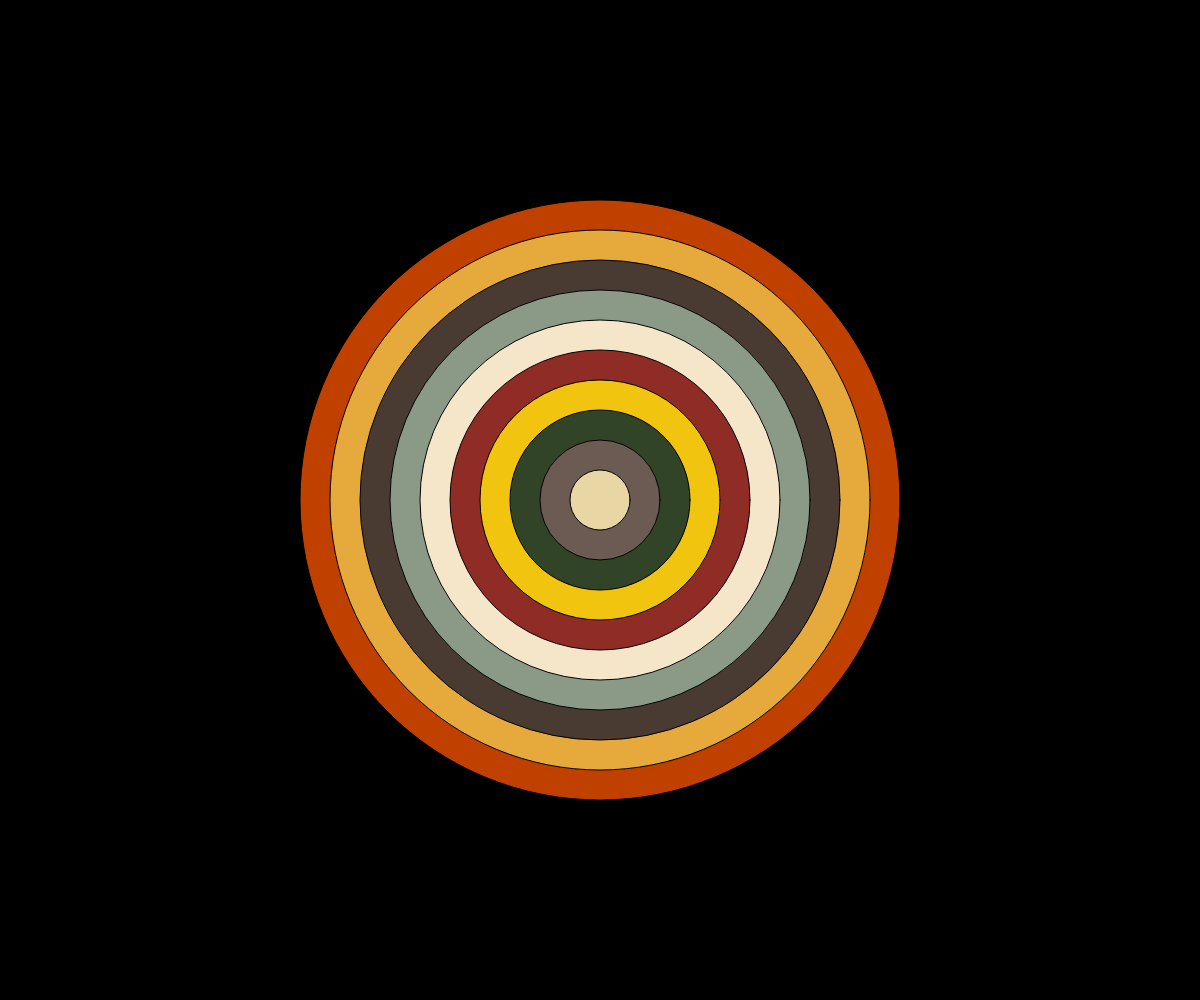
Frame 1 (no input)
Frame 60 (no input): identical to frame 1, image omitted
Frame 120 (the mouse pressed at the canvas centre since frame 60): identical to frame 1, image omitted

The p5.js sketch that drew this single still picture (run headless with seeded random() and noise() and a simulated clock; from frame 60 on, the mouse is pressed at the canvas centre):

// p5.js sketch
// ── sketch.js
let x, y, d, numCircles, spacing;
let colors = [
  "#C04000",
  "#E5A93C",
  "#4A3B32",
  "#8A9A86",
  "#F5E6CA",
  "#902C26",
  "#F1C40F",
  "#314427",
  "#6B5B52",
  "#E8D7A5",
];

function setup() {
  // Create a canvas that fills the entire browser window
  createCanvas(windowWidth, windowHeight);

  x = width / 2;
  y = height / 2;
  d = width / 2;
  numCircles = 10;
  spacing = d / numCircles;
}

function draw() {
  // Set background
  background(0);
  d = width / 2;

  for (i = 0; i < numCircles; i++) {
    fill(colors[i]);
    circle(x, y, d);
    d = d - spacing;
  }
}
